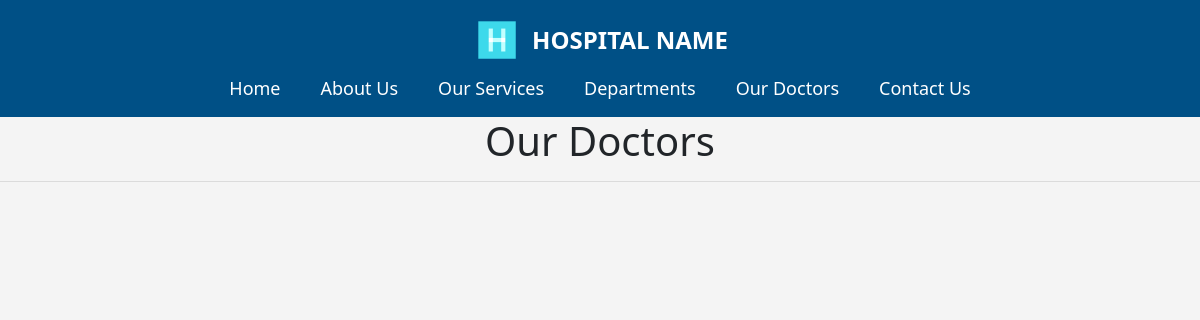
/doctor/, run on an earlier commit of the app's database.
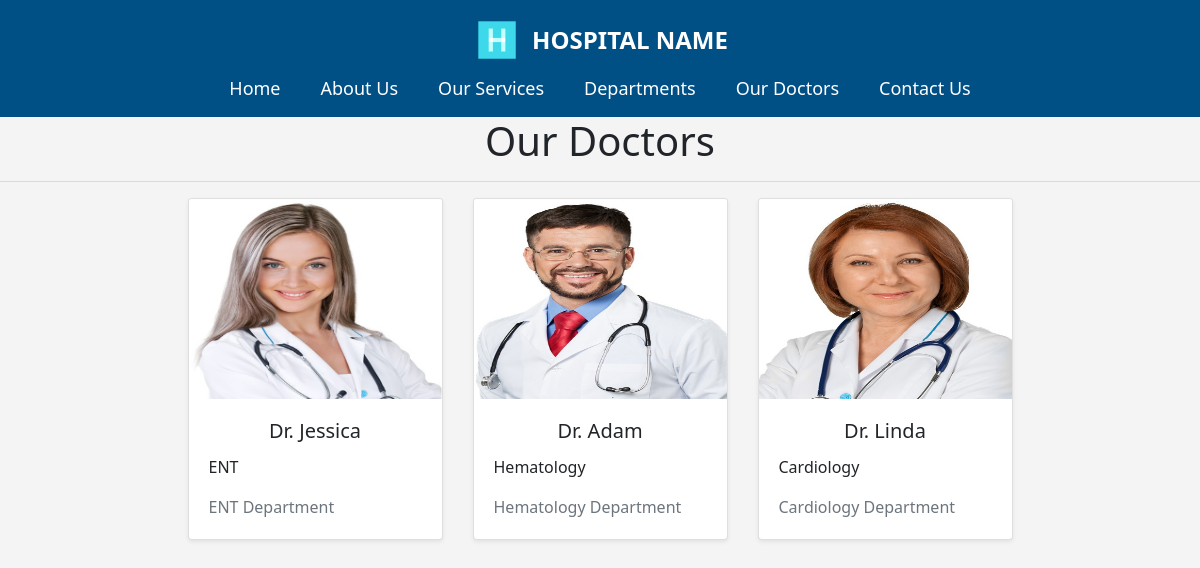
And on a later commit of the database.
### home/models.py (models this page shows, shortened)
class Doctors(models.Model):
    doc_name = models.CharField(max_length=100)
    doc_spec = models.CharField(max_length=200)
    dep_name = models.ForeignKey(Departments, on_delete=models.CASCADE)
    doc_image = models.ImageField(upload_to='doctors')

class Departments(models.Model):
    dep_name = models.CharField(max_length=100)
    dep_description = models.TextField()
    def __str__(self):
        return self.dep_name

### home/views.py (the view)
# urls.py: path('doctor/', views.doctor,name='doctor'),
def doctor(request):
    dict_docs = {
        'doctors': Doctors.objects.all
    }
    return render(request,'doctor.html', dict_docs)

### templates/doctor.html (shortened to what this page needs)
{% extends "basic.html" %}
{% block content %}
{% load static %}
<link rel="stylesheet" href="{% static 'css/common.css' %}">
<h1>Our Doctors</h1>
<hr>
<div class="container">
    <div class="row justify-content-center">
        {% for d in doctors %}
        <div class="col-lg-3 col-md-4 col-sm-6 mb-4">
            <div class="card shadow-sm">
                <img src="{{ d.doc_image.url }}" class="card-img-top" alt="DocImg" width=200 height=200>
                <div class="card-body">
                    <h5 class="card-title text-center">Dr. {{ d.doc_name }}</h5>
                    <p class="card-text">{{ d.doc_spec }}</p>
                    <p class="card-text text-muted">{{ d.dep_name }} Department</p>
                </div>
            </div>
        </div>
        {% endfor %}
    </div>
</div>
{% endblock %}

### templates/basic.html (shortened to what this page needs)
{% load static %}
<!DOCTYPE html>
<html lang="en">
<head>
    <link rel="stylesheet" href="https://stackpath.bootstrapcdn.com/bootstrap/4.5.2/css/bootstrap.min.css">
    <link rel="stylesheet" href="{% static 'css/style.css' %}">
</head>
<body>
    <nav>
        <div class="logo">
            <img src="{% static 'images/icon_hos.png' %}" alt="Hospital Logo">
            <span class="hospital-name">Hospital Name</span>
        </div>
        <div class="nav-links">
            <a href="{%  url 'home' %}">Home</a>
            <a href="{%  url 'about' %}">About Us</a>
            <a href="{%  url 'booking' %}">Our Services</a>
            <a href="{%  url 'dept' %}">Departments</a>
            <a href="{%  url 'doctor' %}">Our Doctors</a>
            <a href="{%  url 'contact' %}">Contact Us</a>
        </div>
    </nav>
    {% block content%}{% endblock  %}
</body>
</html>

### static/css/style.css (style rules this page uses)
body { font-family: 'Segoe UI'; margin: 0; padding: 0; background-color: #f4f4f4; }
nav { background-color: #005086; color: #fff; padding: 15px 0; text-align: center; }
.logo { display: flex; align-items: center; justify-content: center; margin-bottom: 10px; }
.logo img { width: 50px; margin-right: 10px; }
.hospital-name { font-size: 24px; font-weight: bold; text-transform: uppercase; }
.nav-links { display: flex; justify-content: center; }
nav a, nav a:hover { color: #fff; text-decoration: none; margin: 0 20px; font-size: 18px; }

### static/css/common.css (style rules this page uses)
h1 { text-align: center; }

What changed in the data, as far as the page shows it:
added Doctors: doc_image (picture), doc_name "Jessica", doc_spec "ENT", dep_name "ENT"
added Doctors: doc_image (picture), doc_name "Adam", doc_spec "Hematology", dep_name "Hematology"
added Doctors: doc_image (picture), doc_name "Linda", doc_spec "Cardiology", dep_name "Cardiology"
